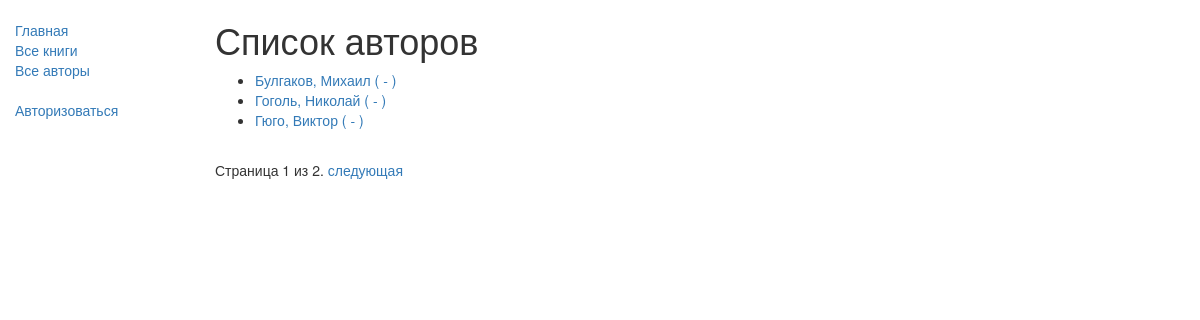
The app's page /catalog/authors/, older data.
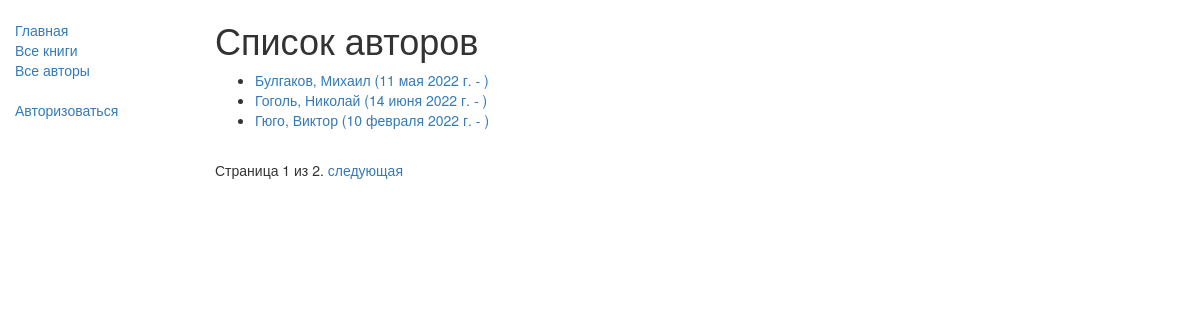
The same page, newer data.
### catalog/models.py (models this page shows)
class Author(models.Model):
    first_name = models.CharField(max_length=100, verbose_name='имя')
    last_name = models.CharField(max_length=100, verbose_name='фамилия')
    date_of_birth = models.DateField(null=True, blank=True, verbose_name='дата рождения')
    date_of_death = models.DateField('дата смерти', null=True, blank=True)
    class Meta:
        ordering = ['last_name', 'first_name']
        verbose_name = 'автор'
        verbose_name_plural = 'авторы'
    def get_absolute_url(self):
        return reverse('author-detail', args=[str(self.id)])
    def __str__(self):
        return '{0}, {1}'.format(self.last_name, self.first_name)

### catalog/views.py (the view)
# urls.py: path('authors/', views.AuthorListView.as_view(), name='authors'),   # Список всех авторов
class AuthorListView(generic.ListView):
    model = Author
    context_object_name = 'author_list'
    template_name = 'catalog/author_list.html'
    paginate_by = 3
    def get_queryset(self):
        return Author.objects.all()

### catalog/templates/catalog/author_list.html (shortened to what this page needs)
{% extends 'base_generic.html' %}
{% block content %}
    <h1>Список авторов</h1>
     {% if author_list %}
        <ul>
            {% for author in author_list %}
                <li>
                    <a href="{{ author.get_absolute_url }}">{{ author }}
                        ({{ author.date_of_birth|date }} - {{ author.date_of_death|date }})</a>
                </li>
            {% endfor %}
        </ul>
     {% endif %}
{% endblock %}

Row changes from the older to the newer data that the page shows:
changed Author "Булгаков, Михаил": date_of_birth (not shown) → "11 мая 2022 г."
changed Author "Гоголь, Николай": date_of_birth (not shown) → "14 июня 2022 г."
changed Author "Гюго, Виктор": date_of_birth (not shown) → "10 февраля 2022 г."
